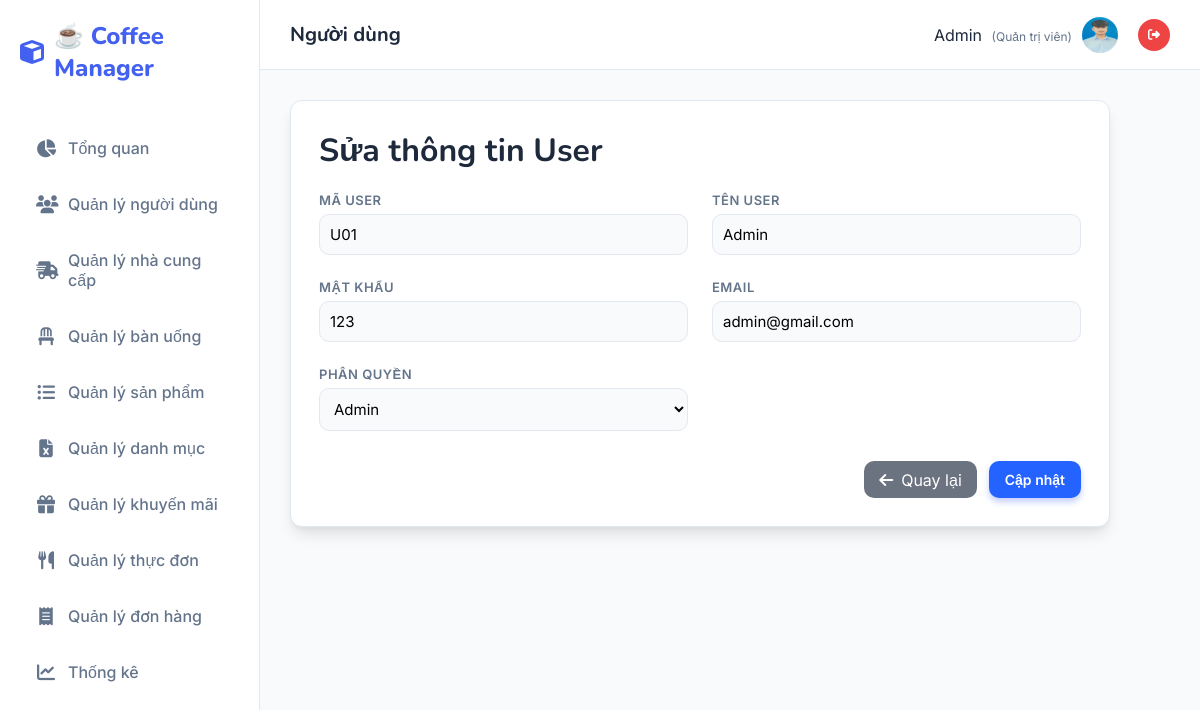
Screenshot of /Users/sua/U01 (signed in) with the database file from the repository.
### tables this page shows
CREATE TABLE `users` (
  `ma_user` varchar(50) NOT NULL,
  `ten_user` varchar(100) NOT NULL,
  `password` varchar(255) NOT NULL,
  `email` varchar(100) NOT NULL UNIQUE,
  `phan_quyen` enum('admin','nhan_vien') DEFAULT 'nhan_vien',
  `ngay_tao` datetime DEFAULT CURRENT_TIMESTAMP()
);

### MVC/Core/controller.php (called while the page is built, shortened)
<?php
    class controller{
        public function model($model){
        return new $model;
        }
        public function view($view,$data=[]){
            include_once __DIR__.'/../Views/'.$view.'.php';
        }
    }
?>

### MVC/Controllers/Users.php (called while the page is built, shortened)
<?php
    class Users extends controller{
        private $user;
        function __construct()
        {
            $this->user = $this->model("Users_m");
        }
        function sua($ma_user){
            $result = $this->user->Users_getById($ma_user);
            $row = mysqli_fetch_array($result);
            $this->view('Master',[
                'page' => 'Users_sua',
                'ma_user' => $row['ma_user'],
                'ten_user' => $row['ten_user'],
                'password' => $row['password'],
                'email' => $row['email'],
                'phan_quyen' => $row['phan_quyen']
            ]);
        }
    }
?>

### MVC/Core/app.php (called while the page is built, shortened)
<?php
    class app{
        protected $action = "Get_data";
        function __construct()
        {
            $arr = $this->processURL();
            if($arr!=null){
                if(file_exists(__DIR__.'/../Controllers/'.$arr[0].'.php')){
                    unset($arr[0]);
                }
            }
            $this->controller=new $this->controller;
            if(isset($arr[1])){
                if(method_exists($this->controller,$arr[1])){
                    $this->action=$arr[1];
                    unset($arr[1]);
                }
            }
            $this->param=$arr?array_values($arr):[];
            call_user_func_array([$this->controller,$this->action],$this->param);
        }
        function processURL(){
        if(isset($_GET['url'])){
            return explode('/',filter_var(trim($_GET['url']),FILTER_DEFAULT));
        }
    }
    }
?>

### index.php (called while the page is built, shortened)
<?php
    $myapp = new app();
?>

### MVC/Core/connectDB.php (called while the page is built, shortened)
<?php
    class connectDB{
            function __construct()
            {
                $this->con=mysqli_connect('localhost','root','','Web');
            }
    }
?>

### MVC/Models/Users_m.php (called while the page is built, shortened)
<?php
    class Users_m extends connectDB{
        function Users_getById($ma_user){
            $sql = "SELECT * FROM users WHERE ma_user = '$ma_user'";
            return mysqli_query($this->con, $sql);
        }
    }
?>

### MVC/Views/Pages/Users_sua.php (the view, shortened to what this page needs)
<!DOCTYPE html>
<html lang="vi">
<body>
    <main class="card">
        <h1>Sửa thông tin User</h1>
        <form method="post" action="http://localhost/QLSP/Users/update">
            <div>
                <label>Mã user</label>
                <input type="text" name="txtMauser" readonly
                    value="<?php echo isset($data['ma_user'])?htmlspecialchars($data['ma_user']):'' ?>" />
            </div>
            <div>
                <label>Tên user</label>
                <input type="text" name="txtTenuser" required
                    value="<?php echo isset($data['ten_user'])?htmlspecialchars($data['ten_user']):'' ?>" />
            </div>
            <div>
                <label>Mật khẩu</label>
                <input type="text" name="txtPassword"
                    value="<?php echo isset($data['password'])?htmlspecialchars($data['password']):'' ?>" />
            </div>
            <div>
                <label>Email</label>
                <input type="email" name="txtEmail"
                    value="<?php echo isset($data['email'])?htmlspecialchars($data['email']):'' ?>" />
            </div>
            <div>
                <label>Phân quyền</label>
                <select name="ddlPhanquyen">
                    <option value="admin"
                        <?php echo (isset($data['phan_quyen']) && $data['phan_quyen']=='admin')? 'selected':''; ?>>Admin
                    </option>
                </select>
            </div>
            <div class="actions">
                <a href="http://localhost/QLSP/Users/danhsach" class="btn-back"><i class="fa-solid fa-arrow-left"></i>
                    Quay lại</a>
                <button type="submit" name="btnCapnhat" class="btn-primary">Cập nhật</button>
            </div>
        </form>
    </main>
</body>
</html>

### Public/Css/style.css (style rules this page uses)
:root { --primary: #4361ee; --primary-dark: #3a0ca3; --secondary: #4cc9f0; --accent: #f72585; --success: #10b981; --warning: #f59e0b; --danger: #ef4444; --dark: #1e293b; --light: #f8fafc; --white: #ffffff; --gray: #64748b; --border: #e2e8f0; --shadow: 0 10px 15px -3px rgba(0, 0, 0, 0.1), 0 4px 6px -2px rgba(0, 0, 0, 0.05); --radius: 16px; --sidebar-width: 260px; }
* { margin: 0; padding: 0; box-sizing: border-box; font-family: "Inter", sans-serif; }
body { background-color: var(--light); color: var(--dark); height: 100vh; overflow: hidden; }
a { text-decoration: none; transition: 0.3s; }
.card { background: var(--white); border-radius: var(--radius); padding: 30px; box-shadow: var(--shadow); border: 1px solid var(--border); margin-bottom: 30px; }
h1, h2 { color: var(--dark); margin-bottom: 20px; font-family: "Nunito", sans-serif; }
form { display: grid; grid-template-columns: repeat(2, 1fr); gap: 24px; }
label { font-size: 13px; font-weight: 600; color: var(--gray); margin-bottom: 8px; display: block; text-transform: uppercase; letter-spacing: 0.5px; }
input, select, textarea { width: 100%; padding: 12px 16px; border: 1px solid var(--border); border-radius: 10px; font-size: 15px; background: #f9fafb; transition: 0.2s; }
.actions { margin-top: 10px; display: flex; gap: 12px; justify-content: flex-end; grid-column: 1 / -1; }
button, .btn { padding: 10px 20px; border-radius: 10px; font-weight: 600; font-size: 14px; cursor: pointer; border: none; display: inline-flex; align-items: center; gap: 8px; transition: 0.2s; text-decoration: none; }
.btn-primary { background: var(--primary); color: #fff; box-shadow: 0 4px 6px rgba(67, 97, 238, 0.3); }

### MVC/Views/Pages/Users_sua.php (style rules this page uses)
:root { --accent: #2463ff; --muted: #6b7280 }
.card { width: 100%; max-width: 820px; background: #fff; padding: 28px; border-radius: 12px }
label { display: block; margin-bottom: 6px; font-weight: 600 }
input, select { width: 100%; padding: 10px; border-radius: 10px; border: 1px solid #e3e7ef }
.actions { display: flex; gap: 12px; justify-content: flex-end; margin-top: 6px }
.btn-back { background: #6b7280; color: #fff; padding: 8px 15px; border-radius: 10px; text-decoration: none; display: inline-flex; align-items: center; gap: 8px }
.btn-primary { background: var(--accent); color: #fff; padding: 10px 16px; border-radius: 10px; border: 0 }

### rows the page displays
users: txtMauser "U01", txtTenuser "Admin", txtPassword "123", txtEmail "admin@gmail.com", ddlPhanquyen "Admin"

### other values shown
$_SESSION['user_name'] "Admin"
